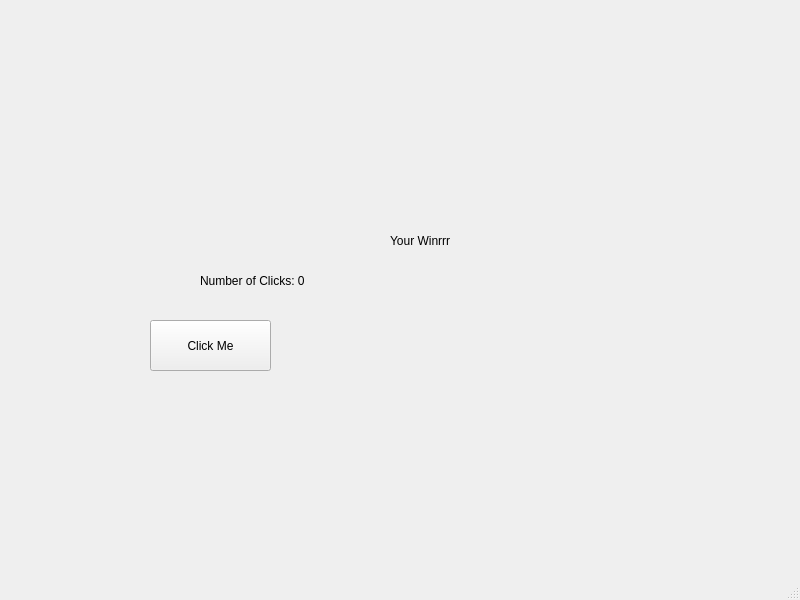
<?xml version="1.0" encoding="UTF-8"?>
<ui version="4.0">
 <class>ClickGameWindow</class>
 <widget class="QMainWindow" name="ClickGameWindow">
  <property name="geometry">
   <rect>
    <x>0</x>
    <y>0</y>
    <width>800</width>
    <height>600</height>
   </rect>
  </property>
  <property name="windowTitle">
   <string>ClickGameWindow</string>
  </property>
  <widget class="QWidget" name="centralwidget">
   <widget class="QPushButton" name="pushButton">
    <property name="enabled">
     <bool>true</bool>
    </property>
    <property name="geometry">
     <rect>
      <x>150</x>
      <y>320</y>
      <width>121</width>
      <height>51</height>
     </rect>
    </property>
    <property name="text">
     <string>Click Me</string>
    </property>
   </widget>
   <widget class="QLabel" name="label">
    <property name="geometry">
     <rect>
      <x>200</x>
      <y>260</y>
      <width>161</width>
      <height>41</height>
     </rect>
    </property>
    <property name="text">
     <string>Number of Clicks: 0</string>
    </property>
   </widget>
   <widget class="QLabel" name="label_3">
    <property name="geometry">
     <rect>
      <x>390</x>
      <y>220</y>
      <width>91</width>
      <height>41</height>
     </rect>
    </property>
    <property name="text">
     <string>Your Winrrr</string>
    </property>
   </widget>
  </widget>
  <widget class="QMenuBar" name="menubar">
   <property name="geometry">
    <rect>
     <x>0</x>
     <y>0</y>
     <width>800</width>
     <height>19</height>
    </rect>
   </property>
  </widget>
  <widget class="QStatusBar" name="statusbar"/>
 </widget>
 <resources/>
 <connections>
  <connection>
   <sender>pushButton</sender>
   <signal>clicked()</signal>
   <receiver>ClickGameWindow</receiver>
   <slot>slot1()</slot>
   <hints>
    <hint type="sourcelabel">
     <x>210</x>
     <y>364</y>
    </hint>
    <hint type="destinationlabel">
     <x>399</x>
     <y>299</y>
    </hint>
   </hints>
  </connection>
 </connections>
 <slots>
  <slot>slot1()</slot>
 </slots>
</ui>
